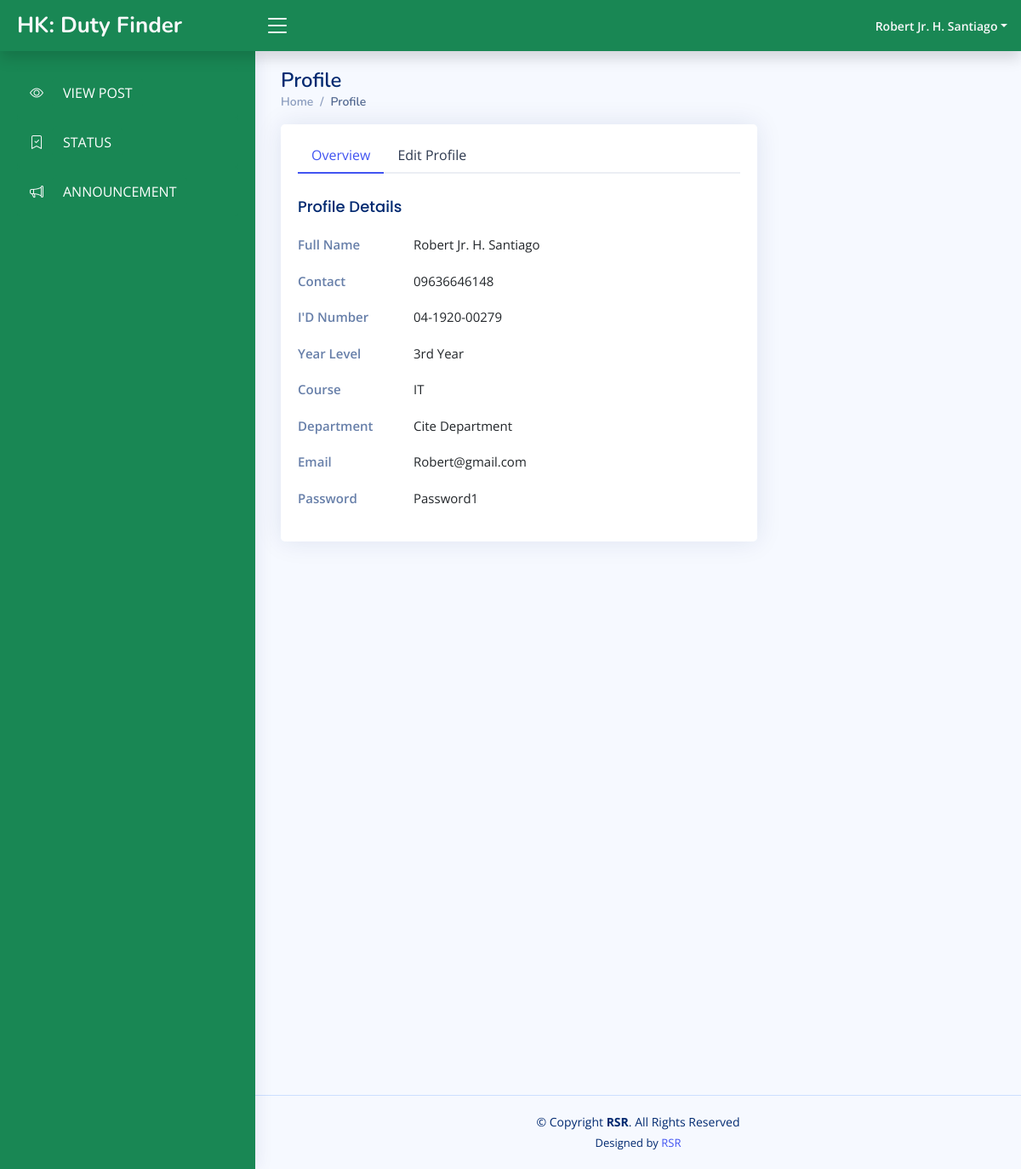
Screenshot of /scholar/users-profile.php (signed in) with the database file from the repository.
### tables this page shows
CREATE TABLE `scholars` (
  `id` int(255) NOT NULL,
  `email` varchar(255) NOT NULL,
  `password` varchar(255) NOT NULL,
  `student_name` varchar(255) NOT NULL,
  `contact` varchar(255) NOT NULL,
  `id_no` varchar(255) NOT NULL,
  `year_level` varchar(255) NOT NULL,
  `course` varchar(255) NOT NULL,
  `department` varchar(255) NOT NULL,
  `status` varchar(255) NOT NULL
);

### scholar/users-profile.php (the view, shortened to what this page needs)
<?php
include '../conn.php';
if (empty($_SESSION['email'])) {
?>
  <script>
    alert("Session Expired Please Login Again");
    location.href = '../index.html';
  </script>
<?php
} else {
  $e = $_SESSION['email'];
  $get_scholars_det = mysqli_query($conn, "SELECT * FROM `scholars` WHERE email = '$e'");
  $scholars = mysqli_fetch_object($get_scholars_det);
  $student_name  = $scholars->student_name;
}
?>
<!DOCTYPE html>
<html lang="en">
<head>
  <link href="assets/vendor/bootstrap/css/bootstrap.min.css" rel="stylesheet">
  <link href="assets/vendor/bootstrap-icons/bootstrap-icons.css" rel="stylesheet">
  <link href="assets/vendor/boxicons/css/boxicons.min.css" rel="stylesheet">
  <link href="assets/vendor/quill/quill.snow.css" rel="stylesheet">
  <link href="assets/vendor/quill/quill.bubble.css" rel="stylesheet">
  <link href="assets/vendor/remixicon/remixicon.css" rel="stylesheet">
  <link href="assets/vendor/simple-datatables/style.css" rel="stylesheet">
  <link href="assets/css/style.css" rel="stylesheet">
</head>
<body>
  <header id="header" class="header fixed-top d-flex align-items-center shadow " style="background: #198754 ;">
    <div class="d-flex align-items-center justify-content-between">
      <a href="index.php" class="logo d-flex align-items-center">
          <span class="d-none d-lg-block text-light">HK: Duty Finder</span>
      </a>
      <i class="bi bi-list toggle-sidebar-btn text-white"></i>
    </div>
    <nav class="header-nav ms-auto">
      <ul class="d-flex align-items-center">
        <li class="nav-item dropdown pe-3 ">
          <a class="nav-link nav-profile d-flex align-items-center pe-0 text-light" href="#" data-bs-toggle="dropdown">
            <span class="d-none d-md-block dropdown-toggle ps-2"><?php echo $student_name ?></span>
          </a>
        </li>
      </ul>
    </nav>
  </header>
<aside id="sidebar" class="sidebar bg-success">
<ul class="sidebar-nav" id="sidebar-nav">
    <a class="nav-link collapsed bg-success text-light" href="view.php">
      <i class="bi bi-eye text-light"></i>
      <span class="btn btn-success">VIEW POST </span>
    </a>
    <a class="nav-link collapsed bg-success text-light" href="status.php">
      <i class="bi bi-bookmark-check text-light"></i>
      <span class="btn btn-success">STATUS</span>
    </a>
    <a class="nav-link collapsed bg-success text-light" href="announcement.php">
      <i class="bi bi-megaphone text-light"></i>
      <span class="btn btn-success">ANNOUNCEMENT</span>
    </a>
</ul>
</aside>
  <main id="main" class="main">
    <div class="pagetitle ">
      <h1>Profile</h1>
      <nav>
        <ol class="breadcrumb ">
          <li class="breadcrumb-item"><a href="index.php">Home</a></li>
          <li class="breadcrumb-item active">Profile</li>
        </ol>
      </nav>
    </div>
    <section class="section profile">
        <div class="col-xl-8">
          <div class="card">
            <div class="card-body pt-3">
              <ul class="nav nav-tabs nav-tabs-bordered">
                <li class="nav-item">
                  <button class="nav-link active" data-bs-toggle="tab" data-bs-target="#profile-overview">Overview</button>
                </li>
                <li class="nav-item">
                  <button class="nav-link" data-bs-toggle="tab" data-bs-target="#profile-edit">Edit Profile</button>
                </li>
              </ul>
              <div class="tab-content pt-2">
                <div class="tab-pane fade show active profile-overview" id="profile-overview">
                  <h5 class="card-title">Profile Details</h5>
                  <div class="row">
                    <div class="col-lg-3 col-md-4 label ">Full Name</div>
                    <div class="col-lg-9 col-md-8"><?php echo $scholars->student_name ?></div>
                  </div>
                  <div class="row">
                    <div class="col-lg-3 col-md-4 label">Contact</div>
                    <div class="col-lg-9 col-md-8"><?php echo $scholars->contact ?></div>
                  </div>
                  <div class="row">
                    <div class="col-lg-3 col-md-4 label">I'D Number</div>
                    <div class="col-lg-9 col-md-8"><?php echo $scholars->id_no ?></div>
                  </div>
                  <div class="row">
                    <div class="col-lg-3 col-md-4 label">Year Level</div>
                    <div class="col-lg-9 col-md-8"><?php echo $scholars->year_level ?></div>
                  </div>
                  <div class="row">
                    <div class="col-lg-3 col-md-4 label">Course</div>
                    <div class="col-lg-9 col-md-8"><?php echo $scholars->course ?></div>
                  </div>
                  <div class="row">
                    <div class="col-lg-3 col-md-4 label">Department</div>
                    <div class="col-lg-9 col-md-8"><?php echo $scholars->department ?></div>
                  </div>
                  <div class="row">
                    <div class="col-lg-3 col-md-4 label">Email</div>
                    <div class="col-lg-9 col-md-8"><?php echo $scholars->email ?></div>
                  </div>
                  <div class="row">
                    <div class="col-lg-3 col-md-4 label">Password</div>
                    <div class="col-lg-9 col-md-8"><?php echo $scholars->password ?></div>
                  </div>
                </div>
              </div>
            </div>
          </div>
        </div>
    </section>
  </main>
  <footer id="footer" class="footer" style="margin-top: 50%">
    <div class="copyright">
      &copy; Copyright <strong><span>RSR</span></strong>. All Rights Reserved
    </div>
    <div class="credits">
      Designed by <a href="https://bootstrapmade.com/">RSR</a>
    </div>
  </footer>
</body>
</html>

### scholar/assets/css/style.css (style rules this page uses)
:root { scroll-behavior: smooth; }
body { font-family: "Open Sans", sans-serif; background: #f6f9ff; color: #444444; }
a { color: #4154f1; text-decoration: none; }
h1, h2, h3, h4, h5, h6 { font-family: "Nunito", sans-serif; }
#main { margin-top: 60px; padding: 20px 30px; transition: all 0.3s; }
.pagetitle { margin-bottom: 10px; }
.pagetitle h1 { font-size: 24px; margin-bottom: 0; font-weight: 600; color: #012970; }
.card { margin-bottom: 30px; border: none; border-radius: 5px; box-shadow: 0px 0 30px rgba(1, 41, 112, 0.1); }
.card-title { padding: 20px 0 15px 0; font-size: 18px; font-weight: 500; color: #012970; font-family: "Poppins", sans-serif; }
.card-body { padding: 0 20px 20px 20px; }
.breadcrumb { font-size: 14px; font-family: "Nunito", sans-serif; color: #899bbd; font-weight: 600; }
.breadcrumb a { color: #899bbd; transition: 0.3s; }
.breadcrumb .breadcrumb-item::before { color: #899bbd; }
.breadcrumb .active { color: #51678f; font-weight: 600; }
.nav-tabs-bordered { border-bottom: 2px solid #ebeef4; }
.nav-tabs-bordered .nav-link { margin-bottom: -2px; border: none; color: #2c384e; }
.nav-tabs-bordered .nav-link.active { background-color: #fff; color: #4154f1; border-bottom: 2px solid #4154f1; }
.logo { line-height: 1; }
@media (min-width: 1200px) { .logo { width: 280px; } }
.logo span { font-size: 26px; font-weight: 700; color: #012970; font-family: "Nunito", sans-serif; }
.header { transition: all 0.5s; z-index: 997; height: 60px; box-shadow: 0px 2px 20px rgba(1, 41, 112, 0.1); background-color: #fff; padding-left: 20px; }
.header .toggle-sidebar-btn { font-size: 32px; padding-left: 10px; cursor: pointer; color: #012970; }
.header-nav ul { list-style: none; }
.header-nav>ul { margin: 0; padding: 0; }
.header-nav .nav-profile { color: #012970; }
.header-nav .nav-profile span { font-size: 14px; font-weight: 600; }
.sidebar { position: fixed; top: 60px; left: 0; bottom: 0; width: 300px; z-index: 996; transition: all 0.3s; padding: 20px; overflow-y: auto; scrollbar-width: thin; scrollbar-color: #aab7cf transparent; box-shadow: 0px 0px 20px rgba(1, 41, 112, 0.1); background-color: #fff; }
@media (min-width: 1200px) { #main, #footer { margin-left: 300px; } }
.sidebar-nav { padding: 0; margin: 0; list-style: none; }
.sidebar-nav .nav-link { display: flex; align-items: center; font-size: 15px; font-weight: 600; color: #4154f1; transition: 0.3; background: #f6f9ff; padding: 10px 15px; border-radius: 4px; }
.sidebar-nav .nav-link i { font-size: 16px; margin-right: 10px; color: #4154f1; }
.sidebar-nav .nav-link.collapsed { color: #012970; background: #fff; }
.sidebar-nav .nav-link.collapsed i { color: #899bbd; }
.profile .profile-overview .row { margin-bottom: 20px; font-size: 15px; }
.profile .profile-overview .card-title { color: #012970; }
.profile .profile-overview .label { font-weight: 600; color: rgba(1, 41, 112, 0.6); }
.footer { padding: 20px 0; font-size: 14px; transition: all 0.3s; border-top: 1px solid #cddfff; }
.footer .copyright { text-align: center; color: #012970; }
.footer .credits { padding-top: 5px; text-align: center; font-size: 13px; color: #012970; }

### rows the page displays
scholars: student_name "Robert Jr. H. Santiago", contact "09636646148", id_no "04-1920-00279", year_level "3rd Year", course "IT", department "Cite Department", email "Robert@gmail.com", password "Password1"
